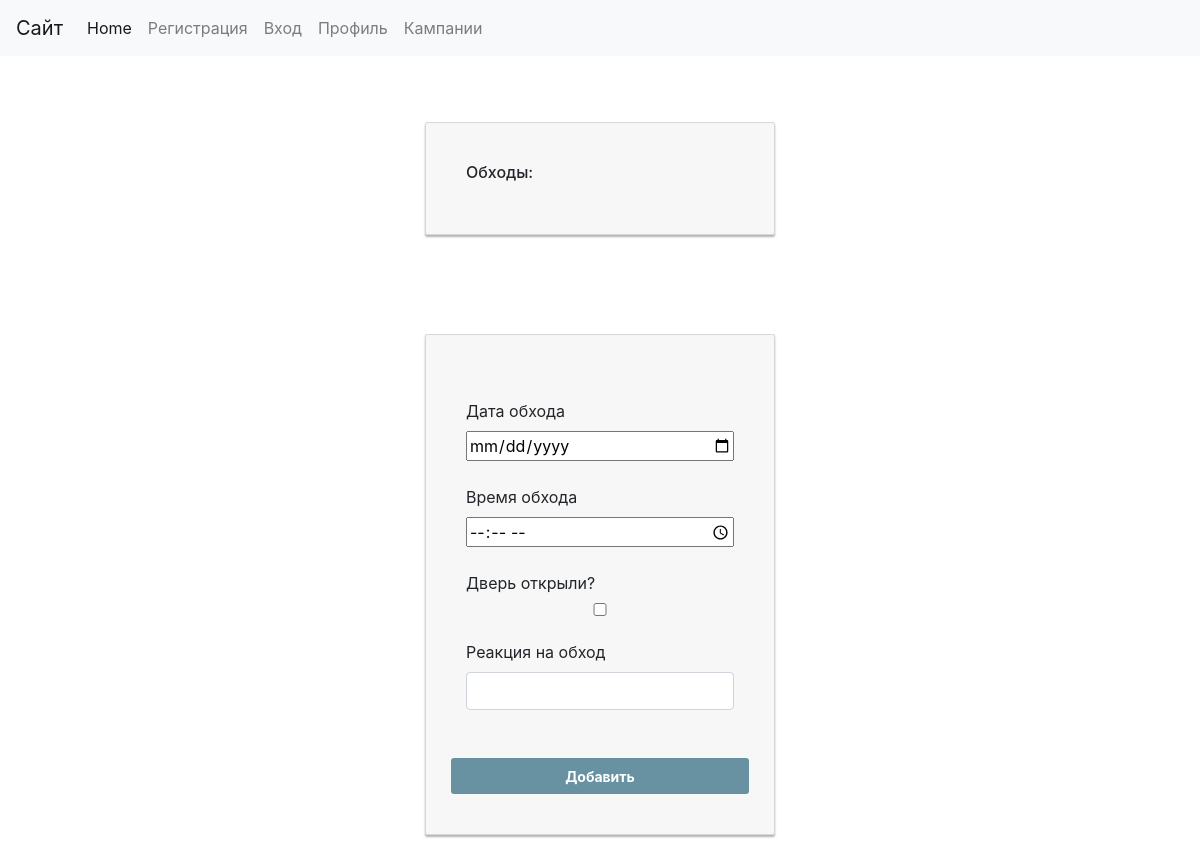
The app's page /polledit/5, older data.
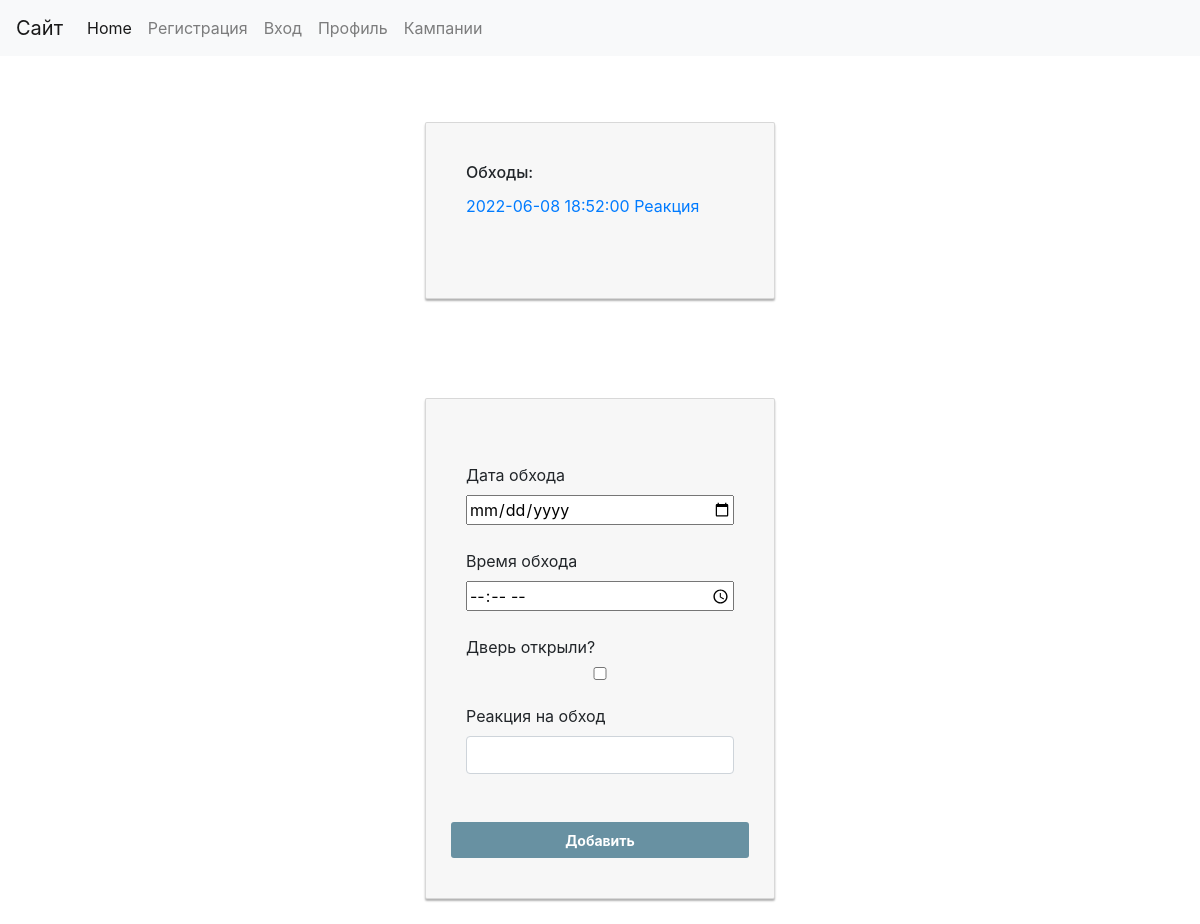
The same page, newer data.
### usermanag/models.py (models this page shows)
class Poll(models.Model):
    id_poll = models.AutoField(primary_key=True)
    door_open = models.BooleanField (verbose_name='Открыли дверь')
    date = models.DateField(verbose_name='Дата обхода')
    time = models.TimeField(verbose_name='Время обхода')
    reaction = models.CharField(max_length=400, verbose_name='Реакция')
    class Meta:
        verbose_name = 'Обход'
        verbose_name_plural = 'Обходы'
    def __str__(self):
        return str(self.date) + ' ' + str(self.time) + ' ' + str(self.reaction)

### camp/views.py (the view, shortened to what this page needs)
# urls.py: path('polledit/<int:id_campaign>', views.polledit, name='polledit'),
def polledit(request, id_campaign):
    form = FormPoll()
    poll = Poll.objects.all()
    poll = Poll.objects.all()
    return render(request,"polledit.html", {"form": form, "poll": poll})

### camp/forms.py
class FormPoll (ModelForm):
    door_open = forms.BooleanField(widget=forms.CheckboxInput(attrs={'class' : 'custom-checkbox', 'id' : 'door_open'}))
    date = forms.DateField(widget=forms.DateInput(attrs={'type':'date', 'id':'date'}))
    time = forms.TimeField(widget=forms.TimeInput(attrs={'type': 'time', 'id':'time'}))
    reaction = forms.CharField(widget=forms.TextInput(attrs={'class': 'form-control', 'id':'reaction'}))
    class Meta(UserCreationForm.Meta):
        fields = '__all__'
        model = Poll

### camp/templates/polledit.html (shortened to what this page needs)
{% extends "base.html" %}
{% load static %}
{% block content%}
<br xmlns="http://www.w3.org/1999/html">
<br>
<br>
<div class="container">
    <div class="card card-container">
<h6 class="card-title">Обходы:</h6>
{% for i in poll %}
          <a href={% url 'showpoll' i.id_poll %}>
        <p class="card-text">{{i}}</p><br>
            </a>
        {% endfor %}
    </div>
</div>
<br>
<form method="POST">
<div class="container">
    <div class="card card-container">
            <br><label for="date">Дата обхода</label>{{form.date}}
            <br><label for="time">Время обхода</label>{{form.time}}
            <br><label for="door_open">  Дверь открыли?</label>{{form.door_open}}
            <br><label for="reaction">Реакция на обход</label>{{form.reaction}}
        <br><br>
        <div class="row"><button class="btn btn-lg btn-primary btn-block btn-signin" type="submit" value="Submit">Добавить</button></div>
    </div>
</div>
</form>
{% endblock %}

Row changes from the older to the newer data that the page shows:
added Poll: date+time+reaction "2022-06-08 18:52:00 Реакция"
